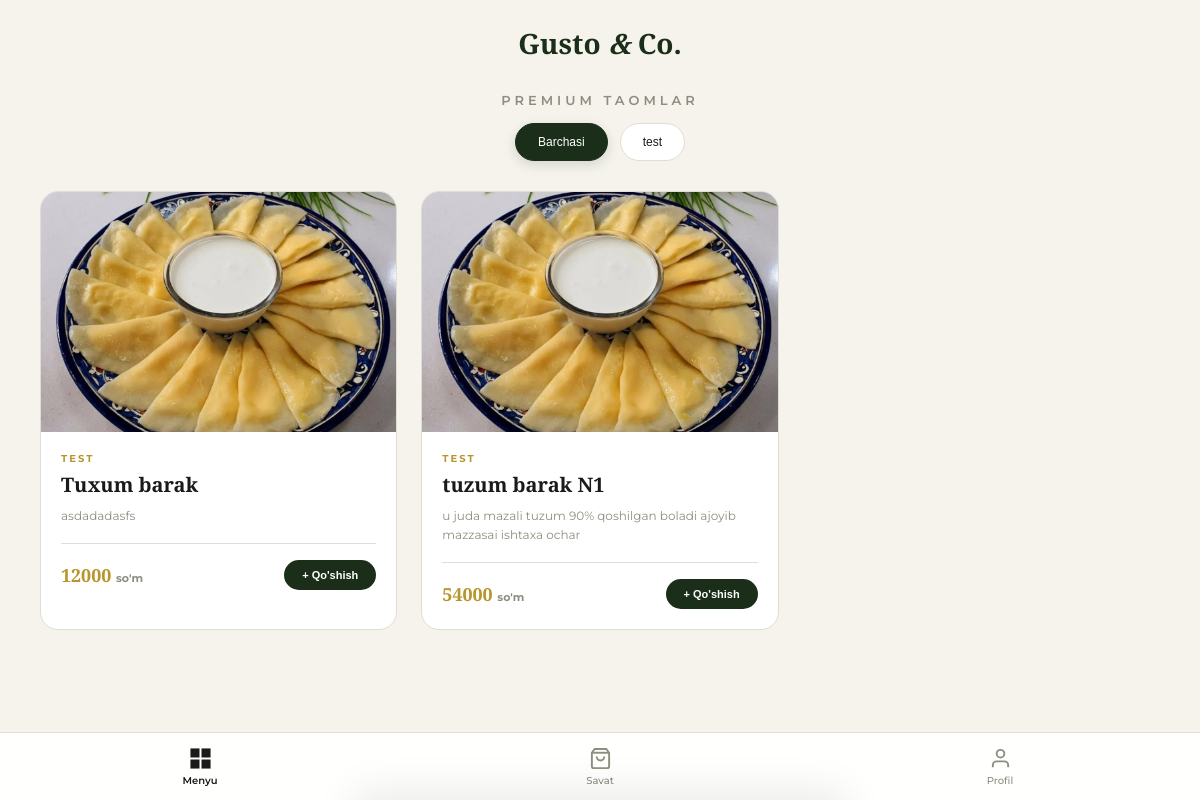
Before: / with the older database file.
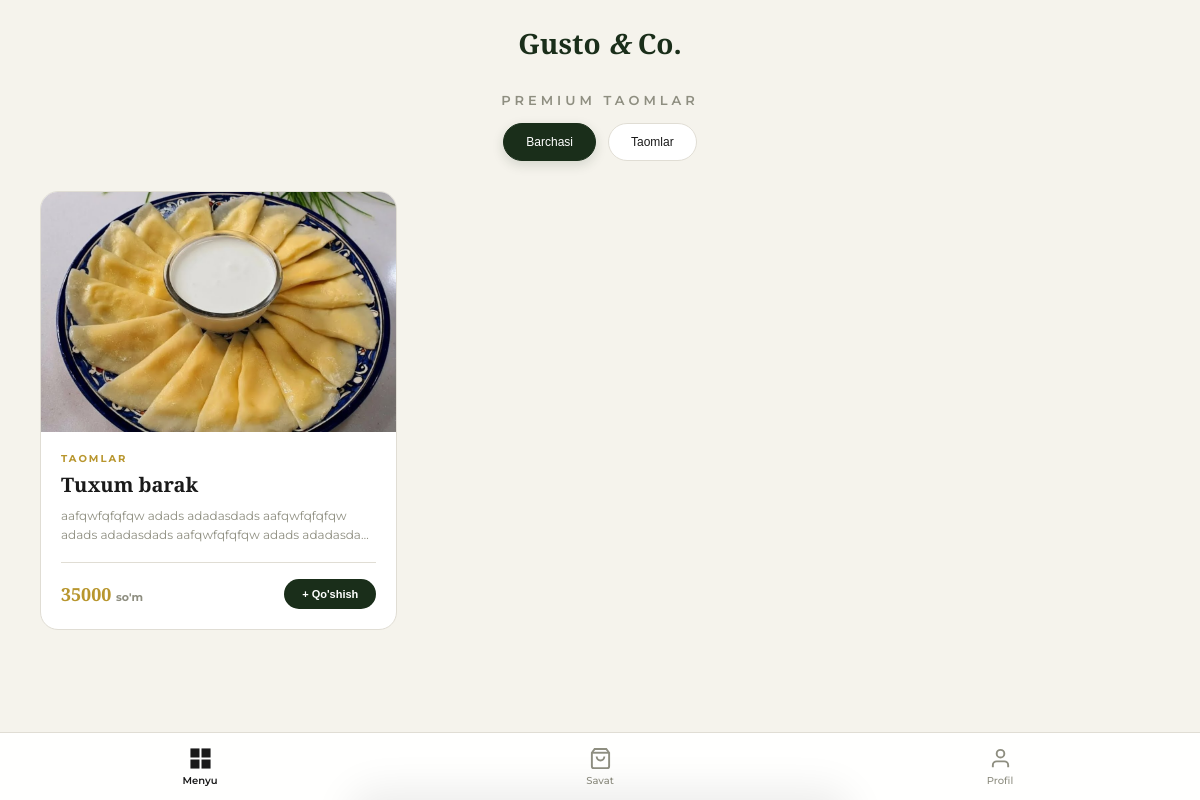
After: the same page with the newer database file.
### products/models.py (models this page shows, shortened)
class Category(BaseCreateModel):
    name = models.CharField(max_length=255)

class FastFoodProduct(BaseCreateModel):
    name = models.CharField(max_length=500)
    price = models.DecimalField("Maxsulot narxi: ", max_digits=10, decimal_places=2)
    ingredients = models.TextField("Tarkibi: ", max_length=4000)
    count = models.PositiveIntegerField(default=1, verbose_name="necha dona borr")
    category_product = models.ForeignKey(Category, on_delete=models.CASCADE, related_name="food_products")
    product_image = models.ImageField(upload_to="products/images/")
    is_active = models.BooleanField(default=True)
    class Meta:
        verbose_name = "Mahsulot"
        verbose_name_plural = "Mahsulotlar"

### products/views.py (the view)
# urls.py: path('', menu_home, name='menu_home'),
def menu_home(request):
    categories = Category.objects.all()
    products = FastFoodProduct.objects.filter(is_active=True)
    for product in products:
        product.image_url = product.product_image.url if product.product_image else ""
    context = {
        'categories': categories,
        'products': products,
        'media_url': settings.MEDIA_URL,
    }
    return render(request, 'menu_home.html', context)

### templates/menu_home.html (shortened to what this page needs)
<!doctype html>
<html lang="uz">
  <head>
  </head>
  <body>
    <div class="top-header">
      <a href="{% url 'menu_home' %}" class="logo">Gusto <em>&</em> Co.</a>
    </div>
    <div class="page-header">
      <p>premium taomlar</p>
    </div>
    <div class="filters">
      <button class="filter-pill active" data-f="all">Barchasi</button>
      {% for category in categories %}
        <button class="filter-pill" data-f="{{ category.id }}">{{ category.name }}</button>
      {% endfor %}
    </div>
    <div class="menu-grid" id="menuGrid">
      {% for product in products %}
        <div class="card"
             data-cat="{{ product.category_product.id }}"
             data-id="{{ product.id }}"
             data-name="{{ product.name }}"
             data-cat-name="{{ product.category_product.name }}"
             data-ingredients="{{ product.ingredients }}"
             data-price="{{ product.price }}"
             data-img="{{ product.image_url }}"
             onclick="handleCardClick(event, this)">
          <div class="card-img">
            {% if product.image_url %}
              <img src="{{ product.image_url }}" alt="{{ product.name }}" loading="lazy"
                   onerror="this.style.display='none'; this.parentElement.querySelector('.card-img-placeholder').style.display='flex'">
            {% else %}
              <div class="card-img-placeholder">🍽️</div>
            {% endif %}
          </div>
          <div class="card-body">
            <div class="card-cat">{{ product.category_product.name }}</div>
            <div class="card-name">{{ product.name }}</div>
            <div class="card-ingredients">{{ product.ingredients }}</div>
            <div class="card-footer">
              <div class="card-price">
                {{ product.price|floatformat:0 }} <span>so'm</span>
              </div>
              <button type="button" class="add-btn" id="btn-{{ product.id }}"
                 onclick="quickAdd(event, this, '{{ product.id }}', '{{ product.name }}')">
                + Qo'shish
              </button>
            </div>
          </div>
        </div>
      {% empty %}
        <p style="text-align:center; grid-column: 1/-1; color: var(--muted); padding: 40px;">
          Hozircha mahsulotlar mavjud emas.
        </p>
      {% endfor %}
    </div>
    <div class="bottom-nav" id="bottomNav">
      <a href="{% url 'menu_home' %}" class="bottom-nav-item active">
        <svg viewBox="0 0 24 24">
          <rect x="3" y="3" width="7" height="7"></rect>
          <rect x="14" y="3" width="7" height="7"></rect>
          <rect x="14" y="14" width="7" height="7"></rect>
          <rect x="3" y="14" width="7" height="7"></rect>
        </svg>
        <span>Menyu</span>
      </a>
      <a href="{% url 'savat_page' %}" class="bottom-nav-item" id="cartNavBtn">
        <svg viewBox="0 0 24 24">
          <path d="M6 2L3 6v14a2 2 0 002 2h14a2 2 0 002-2V6l-3-4z" />
          <line x1="3" y1="6" x2="21" y2="6" />
          <path d="M16 10a4 4 0 01-8 0" />
        </svg>
        <span>Savat</span>
      </a>
      <a href="{% url 'profile_user' %}" class="bottom-nav-item" onclick="showProfileToast(event, this)">
        <svg viewBox="0 0 24 24">
          <path d="M20 21v-2a4 4 0 0 0-4-4H8a4 4 0 0 0-4 4v2"></path>
          <circle cx="12" cy="7" r="4"></circle>
        </svg>
        <span>Profil</span>
      </a>
    </div>
    <div class="sheet-overlay" id="sheetOverlay" onclick="closeSheet()"></div>
  </body>
</html>

### templates/menu_home.html (style rules this page uses)
*, *::before, *::after { margin: 0; padding: 0; box-sizing: border-box; }
:root { --green: #1a2e1a; --green-mid: #2d4a2d; --gold: #b8962e; --cream: #f5f3ec; --white: #ffffff; --text: #1a1a1a; --muted: #8e8e80; --border: #e0ddd4; }
html { scroll-behavior: smooth; }
body { font-family: "Montserrat", sans-serif; background: var(--cream); color: var(--text); min-height: 100vh; overflow-x: hidden; padding-bottom: 90px; }
.top-header { text-align: center; padding: 24px 20px 10px; background: var(--cream); }
.logo { font-family: "Playfair Display", serif; font-size: 28px; font-weight: 700; color: var(--green); text-decoration: none; display: inline-block; transition: transform 0.3s ease; }
.logo em { font-style: italic; }
.page-header { text-align: center; padding: 20px 20px 15px; animation: fadeUp 0.6s 0.1s ease both; }
.page-header p { font-size: 13px; letter-spacing: 4px; color: var(--muted); font-weight: 600; text-transform: uppercase; }
.filters { padding: 0 40px 30px; display: flex; gap: 12px; justify-content: center; flex-wrap: wrap; animation: fadeUp 0.6s 0.18s ease both; }
.filter-pill { padding: 11px 22px; border-radius: 30px; font-size: 12px; font-weight: 500; border: 1.5px solid var(--border); background: var(--white); color: var(--text); cursor: pointer; transition: all 0.25s cubic-bezier(0.4, 0, 0.2, 1); }
.filter-pill.active { background: var(--green); color: #fff; border-color: var(--green); box-shadow: 0 4px 12px rgba(26, 46, 26, 0.15); }
.menu-grid { display: grid; grid-template-columns: repeat(3, 1fr); gap: 24px; padding: 0 40px 40px; max-width: 1300px; margin: 0 auto; }
.card { background: var(--white); border-radius: 18px; overflow: hidden; border: 1px solid var(--border); cursor: pointer; transition: transform 0.4s cubic-bezier(0.16, 1, 0.3, 1), box-shadow 0.4s ease, border-color 0.4s ease; }
.card-img { position: relative; height: 240px; background: #e8e5dc; overflow: hidden; }
.card-img img { width: 100%; height: 100%; object-fit: cover; display: block; transition: transform 0.6s cubic-bezier(0.16, 1, 0.3, 1); }
.card-body { padding: 20px; }
.card-cat { font-size: 10px; font-weight: 700; letter-spacing: 2px; text-transform: uppercase; color: var(--gold); margin-bottom: 6px; }
.card-name { font-family: "Playfair Display", serif; font-size: 20px; font-weight: 600; color: var(--text); margin-bottom: 8px; }
.card-ingredients { font-size: 12px; color: var(--muted); line-height: 1.6; margin-bottom: 18px; display: -webkit-box; -webkit-line-clamp: 2; -webkit-box-orient: vertical; overflow: hidden; }
.card-footer { display: flex; align-items: center; justify-content: space-between; padding-top: 16px; border-top: 1px solid var(--border); }
.card-price { font-family: "Playfair Display", serif; font-size: 18px; font-weight: 700; color: var(--gold); }
.card-price span { font-family: "Montserrat", sans-serif; font-size: 11px; color: var(--muted); }
.add-btn { background: var(--green); color: #fff; border: none; border-radius: 30px; padding: 9px 18px; font-size: 11px; font-weight: 700; cursor: pointer; transition: all 0.25s ease; position: relative; overflow: hidden; text-decoration: none; display: inline-block; }
.sheet-overlay { position: fixed; inset: 0; z-index: 500; background: rgba(0,0,0,0); pointer-events: none; transition: background 0.4s cubic-bezier(0.16, 1, 0.3, 1); }
.bottom-nav { position: fixed; bottom: 0; left: 0; right: 0; height: 68px; background: rgba(255,255,255,0.94); backdrop-filter: blur(16px); -webkit-backdrop-filter: blur(16px); border-top: 1px solid var(--border); display: flex; justify-content: space-around; align-items: center; z-index: 400; }
.bottom-nav-item { display: flex; flex-direction: column; align-items: center; justify-content: center; color: var(--muted); text-decoration: none; font-size: 10px; font-weight: 500; gap: 4px; flex: 1; height: 100%; position: relative; transition: color 0.2s ease; }
.bottom-nav-item svg { width: 23px; height: 23px; fill: none; stroke: currentColor; stroke-width: 2; transition: transform 0.3s cubic-bezier(0.175, 0.885, 0.32, 1.275); }
.bottom-nav-item.active { color: var(--text); font-weight: 600; }
.bottom-nav-item.active svg { fill: currentColor; transform: scale(1.05); }

Changed rows visible on the page:
removed Category: name "test"
removed FastFoodProduct: category_product.name "TEST", name "Tuxum barak", ingredients "asdadadasfs", price "12000"
removed FastFoodProduct: category_product.name "TEST", name "tuzum barak N1", ingredients "u juda mazali tuzum 90% qoshilgan boladi ajoyib mazzasai ishtaxa ochar", price "54000"
added Category: name "Taomlar"
added FastFoodProduct: category_product.name "TAOMLAR", name "Tuxum barak", ingredients "aafqwfqfqfqw adads adadasdads aafqwfqfqfqw adads adadasdads aafqwfqfqfqw adads…", price "35000"
